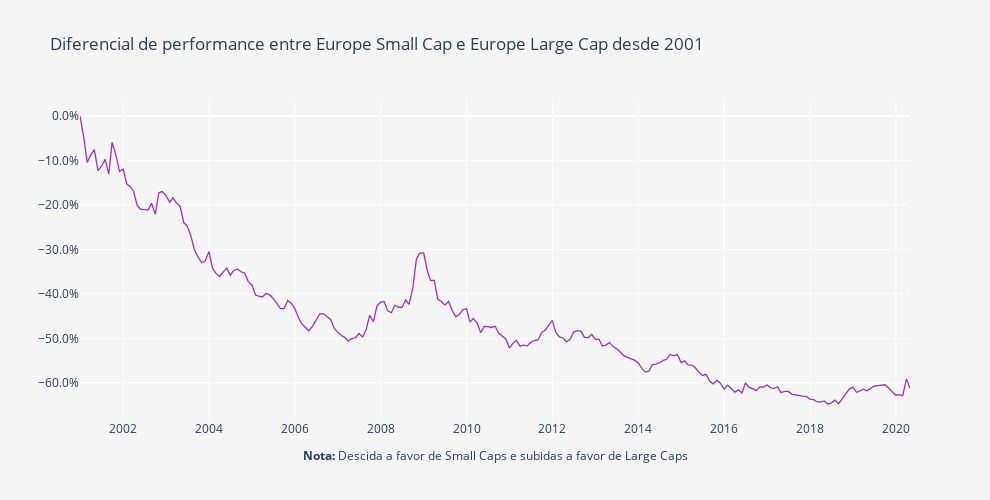

Notebook source saved alongside this figure:
### Code cell
layout = go.Layout(
    title='Diferencial de performance entre Europe Small Cap e Europe Large Cap desde 2001',
    plot_bgcolor='#f5f5f5',
    paper_bgcolor='#f5f5f5',
    width=990,
    height=500,
    xaxis=dict(
        title='<b>Nota:</b> Descida a favor de Small Caps e subidas a favor de Large Caps',
        showgrid=True,
        titlefont=dict(size=12),
    ),
    yaxis=dict(
        title='',
        showgrid=True,
        zeroline=True, # Adicionar ou não a zero line
        tickformat=".1%" # tickformat=".2%" se quiseres mais casas decimais
    ))

trace0 = go.Scatter(
    x = fundos.index,
    y = (round(((fundos.iloc[:, 2] / fundos.iloc[:, 3])- 1), 5)),
    name = 'Portfolio',
    line = dict(
        color = 'darkorchid',
        width = 1.3)
)

data = [trace0]
        
fig = go.Figure(data=data, layout=layout)
py.iplot(fig)

### Figure 1 — Plotly figure (JSON) as saved in the notebook; plotly's stock layout.template omitted (floating-point values rounded to 4 significant figures; data arrays with more than 128 entries replaced by an {"elided": "..."} marker saying what was removed)
{"data": [{"line": {"color": "darkorchid", "width": 1.3}, "name": "Portfolio", "type": "scatter", "x": {"elided": "233 str values"}, "y": {"elided": "233 float values"}}], "layout": {"height": 500, "paper_bgcolor": "#f5f5f5", "plot_bgcolor": "#f5f5f5", "title": {"text": "Diferencial de performance entre Europe Small Cap e Europe Large Cap desde 2001"}, "width": 990, "xaxis": {"autorange": true, "range": ["2000-12-29", "2020-04-30"], "showgrid": true, "title": {"font": {"size": 12}, "text": "<b>Nota:</b> Descida a favor de Small Caps e subidas a favor de Large Caps"}, "type": "date"}, "yaxis": {"autorange": true, "range": [-0.6835, 0.03597], "showgrid": true, "tickformat": ".1%", "title": {"text": ""}, "type": "linear", "zeroline": true}}}
